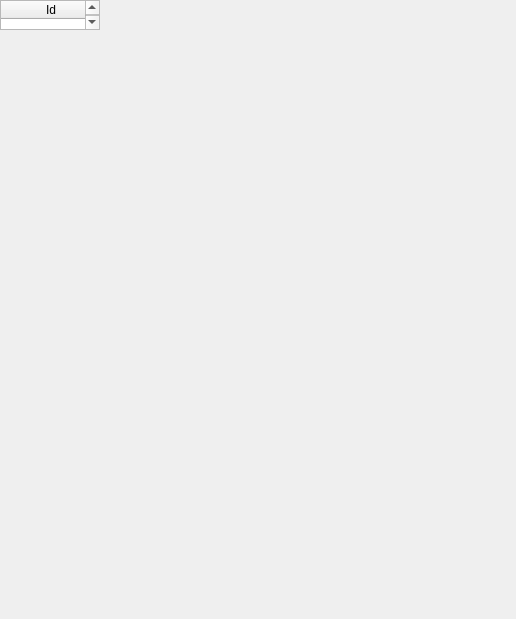
<?xml version="1.0" encoding="UTF-8"?>
<ui version="4.0">
 <class>Manager</class>
 <widget class="QMainWindow" name="Manager">
  <property name="geometry">
   <rect>
    <x>0</x>
    <y>0</y>
    <width>516</width>
    <height>619</height>
   </rect>
  </property>
  <property name="minimumSize">
   <size>
    <width>516</width>
    <height>0</height>
   </size>
  </property>
  <property name="maximumSize">
   <size>
    <width>516</width>
    <height>16777215</height>
   </size>
  </property>
  <property name="windowTitle">
   <string>Kollekció</string>
  </property>
  <property name="styleSheet">
   <string notr="true">QPushButton#save_button{
	color: rgb(255, 255, 255);
	background-color: rgb(38, 162, 105);
}
QPushButton#delete_button{
	color: rgb(255, 255, 255);
	background: rgb(165, 29, 45);
}
QPushButton#new{
	color: rgb(255, 255, 255);
	background-color: rgb(26, 95, 180);
}
QPushButton#reload{
	color: rgb(255, 255, 255);
	background-color: rgb(229, 165, 10);
}
QPushButton#clear{
	color: rgb(255, 255, 255);
	background-color: rgb(165, 29, 45);
}</string>
  </property>
  <widget class="QTableWidget" name="table">
   <property name="verticalScrollBarPolicy">
    <enum>Qt::ScrollBarAlwaysOn</enum>
   </property>
   <property name="horizontalScrollBarPolicy">
    <enum>Qt::ScrollBarAlwaysOff</enum>
   </property>
   <property name="autoScroll">
    <bool>false</bool>
   </property>
   <property name="wordWrap">
    <bool>false</bool>
   </property>
   <attribute name="verticalHeaderVisible">
    <bool>false</bool>
   </attribute>
   <column>
    <property name="text">
     <string>Id</string>
    </property>
   </column>
   <column>
    <property name="text">
     <string>Név</string>
    </property>
   </column>
   <column>
    <property name="text">
     <string>Leírás</string>
    </property>
   </column>
   <column>
    <property name="text">
     <string>Nyers adat</string>
    </property>
   </column>
   <column>
    <property name="text">
     <string>Törlés</string>
    </property>
   </column>
  </widget>
 </widget>
 <resources/>
 <connections/>
</ui>
